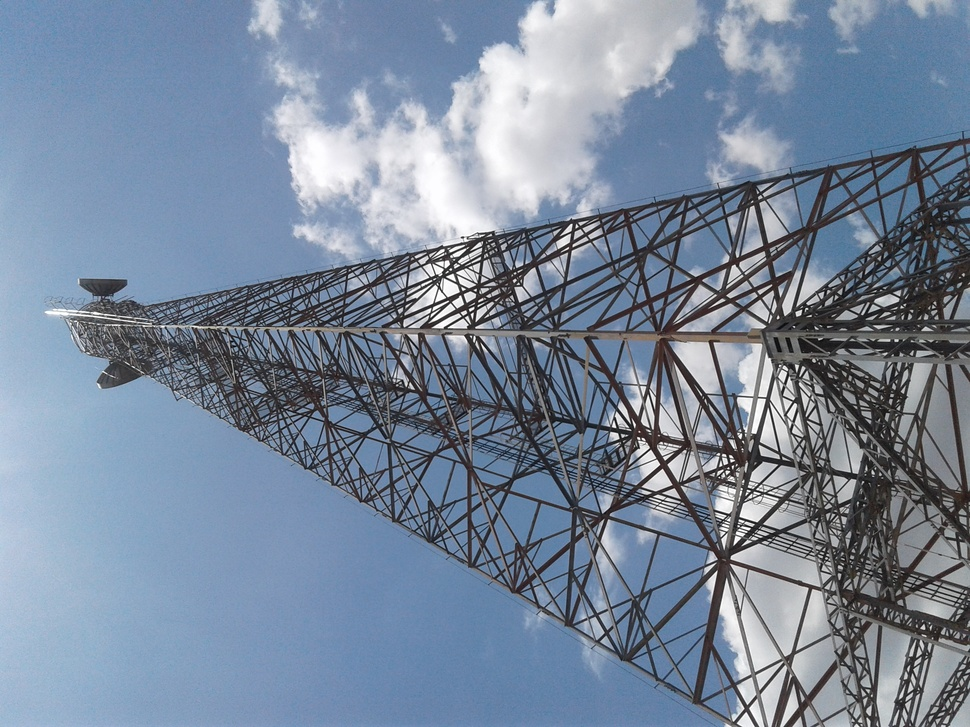
#> input picture assets/20191109_112944.jpg, 970 x 727 px, shrunk from 2576 x 1932 before the run; its folder holds only this picture in this run
$ python binarize_images.py
#> lines starting #> are read from the running program, lines starting #| are printed output that depends on the picture; after the words box and inside, x2 and y2 are one past the last pixel; in counts of white or black regions, pixels touching at a corner belong together
#!/usr/bin/env python3
"""
Script to create binarized (black & white) copies of all images in the assets folder while preserving original files.
"""

import os
from PIL import Image

VALID_EXTENSIONS = ('.jpg', '.jpeg', '.png', '.webp', '.JPG', '.JPEG', '.PNG', '.WEBP')

def get_otsu_threshold(gray_img):
    """
    Computes optimal threshold using Otsu's binarization method.
    """
    histogram = gray_img.histogram()
    total_pixels = sum(histogram)

    current_max = 0.0
    threshold = 128
    sum_total = sum(i * count for i, count in enumerate(histogram))
    sum_background = 0
    weight_background = 0

    for i in range(256):
        weight_background += histogram[i]
        if weight_background == 0:
            continue
        weight_foreground = total_pixels - weight_background
        if weight_foreground == 0:
            break

        sum_background += i * histogram[i]
        mean_background = sum_background / weight_background
        mean_foreground = (sum_total - sum_background) / weight_foreground

        between_variance = weight_background * weight_foreground * ((mean_background - mean_foreground) ** 2)
        if between_variance > current_max:
            current_max = between_variance
            threshold = i

    return threshold

def process_assets_folder(assets_dir):
#> called with assets_dir = 'assets'
    if not os.path.exists(assets_dir):
        print(f"Error: Assets directory not found at {assets_dir}")
        return

    files = sorted(os.listdir(assets_dir))
    processed_count = 0

    for filename in files:
        if not filename.endswith(VALID_EXTENSIONS):
            continue

        # Skip files that are already binarized copies
        if '_bin' in filename:
            continue

        file_path = os.path.join(assets_dir, filename)
        if not os.path.isfile(file_path):
            continue

        name, ext = os.path.splitext(filename)
        output_filename = f"{name}_bin{ext}"
        output_path = os.path.join(assets_dir, output_filename)

        try:
            with Image.open(file_path) as img:
#> img is the input picture: PIL image 970x727 RGB; mean R, G, B 120.8, 135.9, 155.8
                gray = img.convert('L')
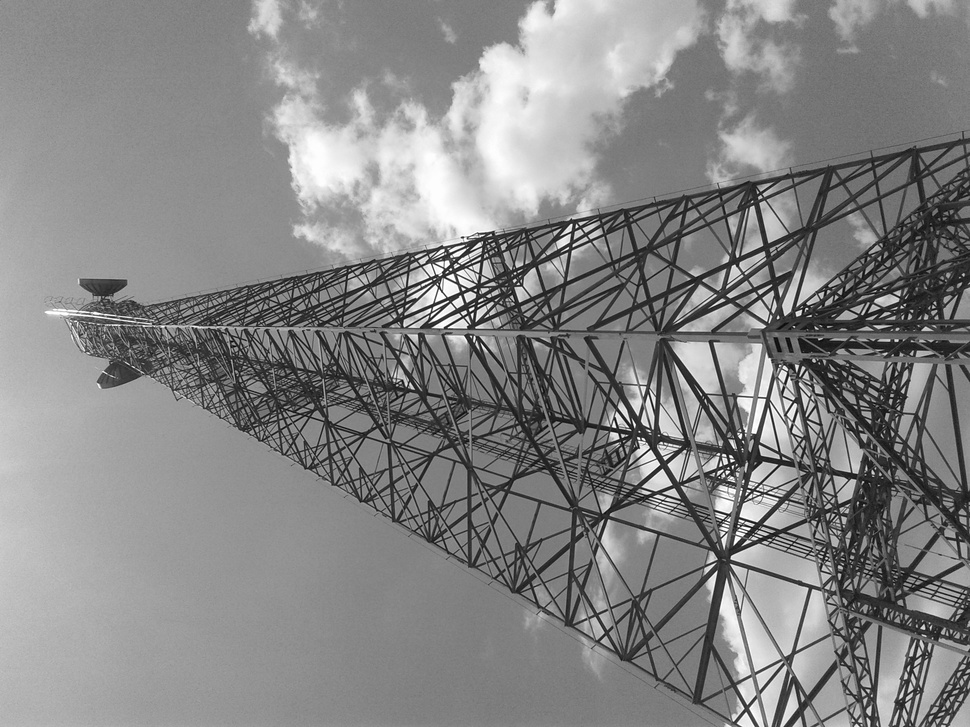
#> gray: PIL image 970x727 L; min 3, max 255, mean 133.7
                threshold = get_otsu_threshold(gray)
#> in get_otsu_threshold, `histogram = gray_img.histogram()`: histogram = 256 values, max 12528 at index 127, min 0 at index 0, mean 2754.6
#> in get_otsu_threshold, `total_pixels = sum(histogram)`: total_pixels = 705190
#> in get_otsu_threshold, `sum_total = sum(i * count for i, count in enumerate(histogram))`: sum_total = 94255585
#> the loop in get_otsu_threshold, `for i in range(256):` made 256 passes
#> (weight_background, weight_foreground, sum_background, mean_background, mean_foreground, current_max) on passes 4, 5, 7, 8, 9, 10, 11, 12, 13, 14, 15, 16: (1, 705189, 3, 3, 133.7, 1.2e+10), (2, 705188, 7, 3.5, 133.7, 2.39e+10), (4, 705186, 19, 4.75, 133.7, 4.69e+10), (8, 705182, 47, 5.88, 133.7, 9.21e+10), (13, 705177, 87, 6.69, 133.7, 1.48e+11), (21, 705169, 159, 7.57, 133.7, 2.35e+11), (40, 705150, 349, 8.72, 133.7, 4.4e+11), (53, 705137, 492, 9.28, 133.7, 5.78e+11), (79, 705111, 804, 10.18, 133.7, 8.5e+11), (109, 705081, 1194, 10.95, 133.7, 1.16e+12), (139, 705051, 1614, 11.61, 133.7, 1.46e+12), (188, 705002, 2349, 12.49, 133.7, 1.95e+12)
#> weight_background on passes 1 to 3: 0, 0, 0
#> after the loop in get_otsu_threshold, `for i in range(256):`: current_max = 7.51e+14; sum_background = 94176280; threshold = 106; weight_background = 705190
#> threshold = 106
                bin_img = gray.point(lambda p: 255 if p > threshold else 0, mode='1').convert('L')
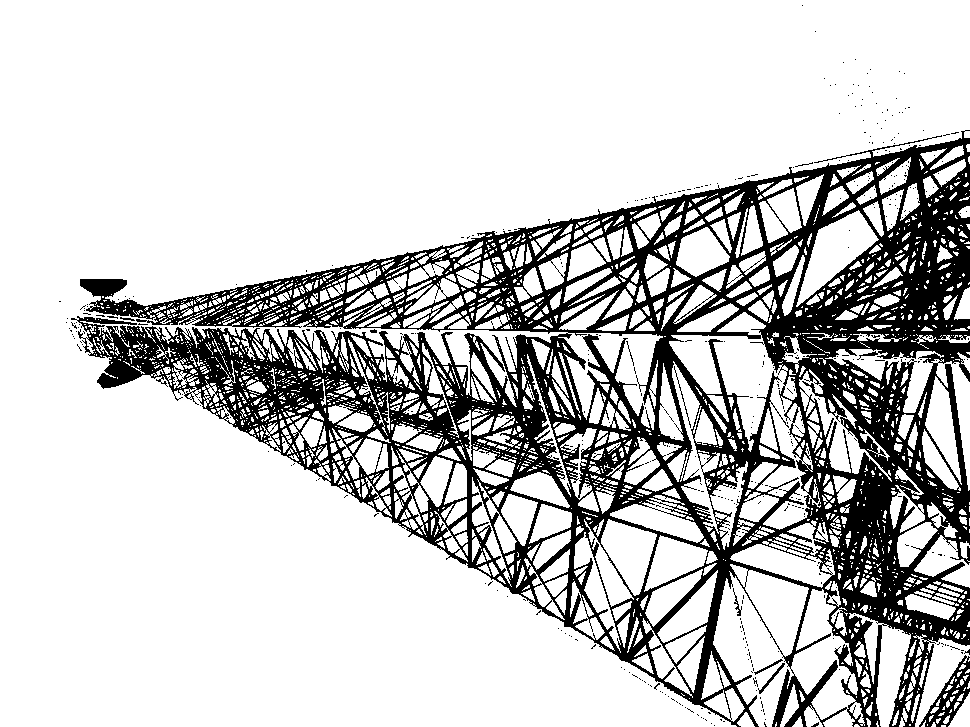
#> bin_img: PIL image 970x727 L; 78.9% white; 458 black regions (448 under 20 px), largest, box (x1, y1, x2, y2) and area: (71, 130, 970, 727) 146322, (919, 655, 970, 727) 1146, (758, 663, 785, 694) 113

                # Save binarized image
                if ext.lower() == '.webp':
                    bin_img.save(output_path, 'WEBP', quality=85)
                elif ext.lower() in ('.jpg', '.jpeg'):
                    bin_img.save(output_path, 'JPEG', quality=85)
                else:
                    bin_img.save(output_path)

                print(f"[SUCCESS] Processed: {filename} -> {output_filename} (Threshold: {threshold})")
#| [SUCCESS] Processed: 20191109_112944.jpg -> 20191109_112944_bin.jpg (Threshold: 106)
                processed_count += 1
        except Exception as e:
            print(f"[ERROR] Failed to binarize {filename}: {e}")

    print(f"\nCompleted: {processed_count} images binarized. Originals preserved.")

if __name__ == '__main__':
    current_dir = os.path.dirname(os.path.abspath(__file__))
    assets_directory = os.path.join(current_dir, 'assets')
    process_assets_folder(assets_directory)
